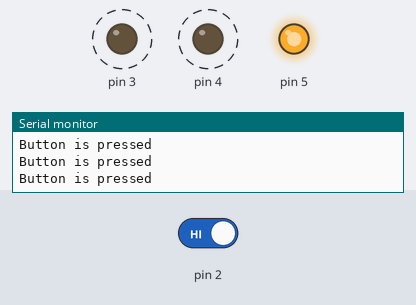
Bench run of a sketch on a simulated Arduino Uno, built with avr-gcc and run on an emulated ATmega328P. On the bench: output pins drawn as LEDs (lit = HIGH), the last lines printed to the serial monitor. Dashed ring = blinking. The inputs (shaded band) are chosen by the test bench; at power-on: pin 2 HIGH.

Above: at 2.3 s.
2.4 s: pin 2 driven LOW
At 2.62 s:
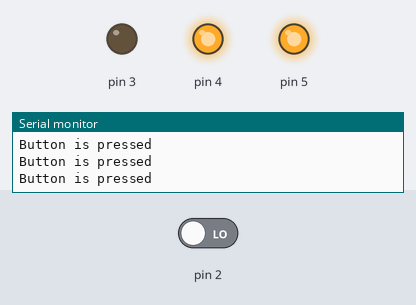
At 3.5 s:
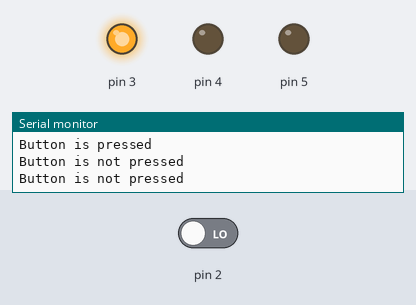
4.5 s: pin 2 driven HIGH
At 4.62 s:
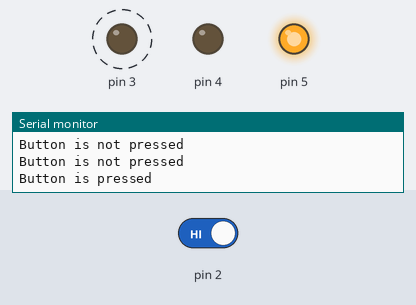
Timing chart, 0 to 14.0 s (numbered marks = the images above; inputs shaded):
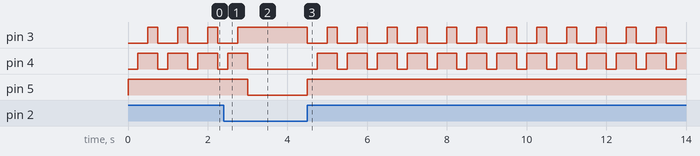

The sketch:

sketch_spaceshipInterface.ino
```cpp
int switchState = 0;

void setup() {
  // put your setup code here, to run once:
  pinMode(3, OUTPUT);
  pinMode(4, OUTPUT);
  pinMode(5, OUTPUT);
  pinMode(2, INPUT);
  Serial.begin(9600);
}

void loop() {
  // put your main code here, to run repeatedly:
  switchState = digitalRead(2);
  if (switchState == LOW) {

    Serial.println("Button is not pressed");
    digitalWrite(3, HIGH); //green led
    digitalWrite(4, LOW); // red led
    digitalWrite(5, LOW); // red led
  } else {
    Serial.println("Button is pressed");
    digitalWrite(3,LOW);
    digitalWrite(4,LOW);
    digitalWrite(5,HIGH);

    delay(250);
    digitalWrite(4,HIGH);
    delay(250);
    digitalWrite(3,HIGH);
  }
  delay(250);
}
```

Measured:
- after the input at 2.4 s, pin 3: goes on until 2.8 s, then stays HIGH; pin 4: goes on until 3.0 s, then stays LOW; pin 5: HIGH → LOW after 0.60 s
- after the input at 4.5 s, pin 3: alternates HIGH for 0.25 s and LOW for 0.50 s, starting at once; pin 4: alternates HIGH for 0.50 s and LOW for 0.25 s, starting after 0.25 s; pin 5: LOW → HIGH at once
- by itself, pin 3: alternates HIGH for 0.25 s and LOW for 0.50 s
- by itself, pin 4: alternates HIGH for 0.50 s and LOW for 0.25 s
